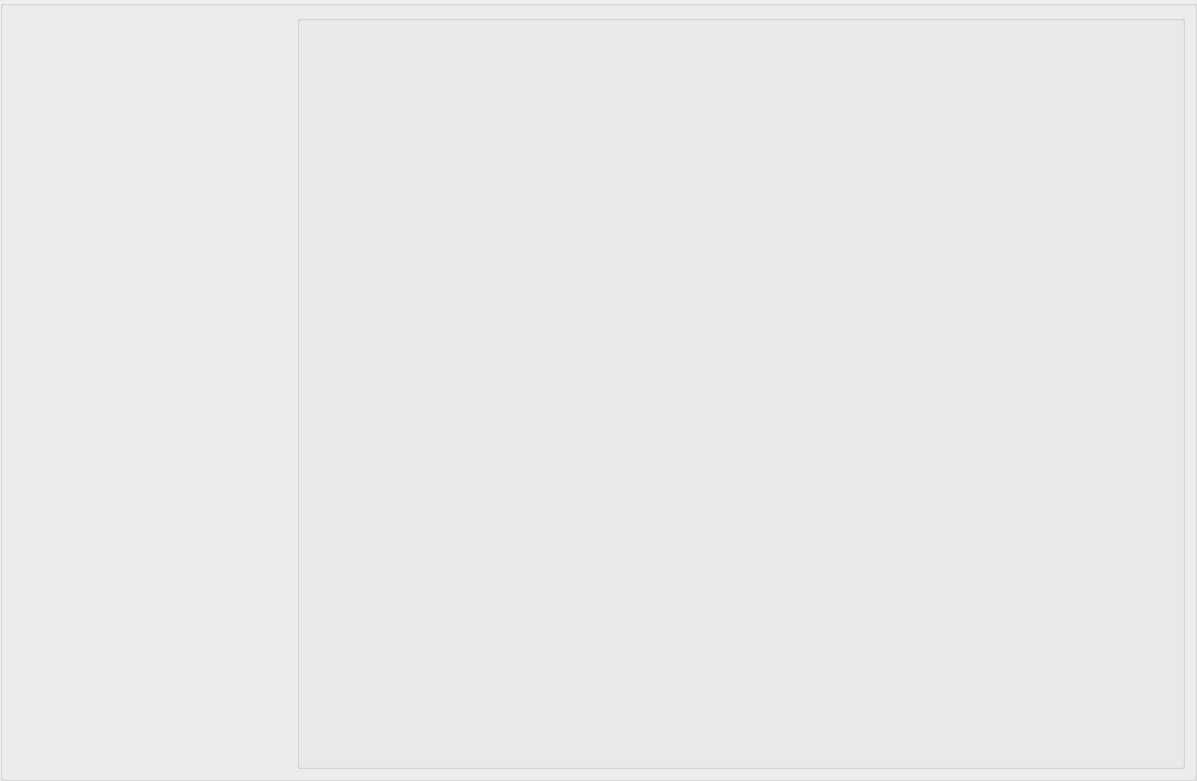
<?xml version="1.0" encoding="UTF-8"?>
<ui version="4.0">
 <class>Form</class>
 <widget class="QWidget" name="Form">
  <property name="geometry">
   <rect>
    <x>0</x>
    <y>0</y>
    <width>1197</width>
    <height>781</height>
   </rect>
  </property>
  <property name="windowTitle">
   <string>Form</string>
  </property>
  <property name="styleSheet">
   <string notr="true">QGroupBox,QListWidget,QStackedWidget{background-color: #FFF4F5FA;border:none;}
LeftNavButton{background-color: #FFFFFF;border:none;}
LeftNavButton&gt;QLabel{color:#FF4D4D4D;font-family:&quot;宋体&quot;;margin-left:10px;font-size:12pt;}
LeftNavSubButton{background-color: #FFFFFF;border:none;}
LeftNavSubButton&gt;QLabel{color:#FF4D4D4D;font-family:&quot;宋体&quot;;margin-left:10px;font-size:12pt;}
QLabel,QPushButton{color:#FF4D4D4D;border:none;}

QPushButton:hover{background-color:#8F00A3DA;}
QPushButton:pressed{background-color:#FF00A3DA;}
QPushButton:checked{background-color:#FF00A3DA;}

/*背景*/
#gbxBackGround{background-color: #FFF4FAF5;}
#gbxLeft,#gbxRight{background-color: #FFFFFF;}
#gbxPg1,#gbxPg2{background-color: #FFFFFF;}



</string>
  </property>
  <layout class="QHBoxLayout" name="horizontalLayout">
   <property name="spacing">
    <number>0</number>
   </property>
   <property name="leftMargin">
    <number>0</number>
   </property>
   <property name="topMargin">
    <number>0</number>
   </property>
   <property name="rightMargin">
    <number>0</number>
   </property>
   <property name="bottomMargin">
    <number>0</number>
   </property>
   <item>
    <widget class="QGroupBox" name="gbxBackGround">
     <property name="title">
      <string/>
     </property>
     <layout class="QHBoxLayout" name="horizontalLayout_3">
      <property name="spacing">
       <number>6</number>
      </property>
      <property name="leftMargin">
       <number>9</number>
      </property>
      <property name="topMargin">
       <number>9</number>
      </property>
      <property name="rightMargin">
       <number>9</number>
      </property>
      <property name="bottomMargin">
       <number>9</number>
      </property>
      <item>
       <layout class="QHBoxLayout" name="horizontalLayout_2">
        <property name="spacing">
         <number>15</number>
        </property>
        <item>
         <widget class="QWidget" name="gbxLeft" native="true">
          <property name="minimumSize">
           <size>
            <width>270</width>
            <height>0</height>
           </size>
          </property>
          <property name="maximumSize">
           <size>
            <width>270</width>
            <height>16777215</height>
           </size>
          </property>
         </widget>
        </item>
        <item>
         <widget class="QGroupBox" name="gbxRight">
          <property name="title">
           <string/>
          </property>
          <layout class="QHBoxLayout" name="horizontalLayout_4">
           <property name="spacing">
            <number>0</number>
           </property>
           <property name="leftMargin">
            <number>0</number>
           </property>
           <property name="topMargin">
            <number>0</number>
           </property>
           <property name="rightMargin">
            <number>0</number>
           </property>
           <property name="bottomMargin">
            <number>0</number>
           </property>
           <item>
            <widget class="QStackedWidget" name="stackedWidget"/>
           </item>
          </layout>
         </widget>
        </item>
       </layout>
      </item>
     </layout>
    </widget>
   </item>
  </layout>
 </widget>
 <resources/>
 <connections/>
</ui>
